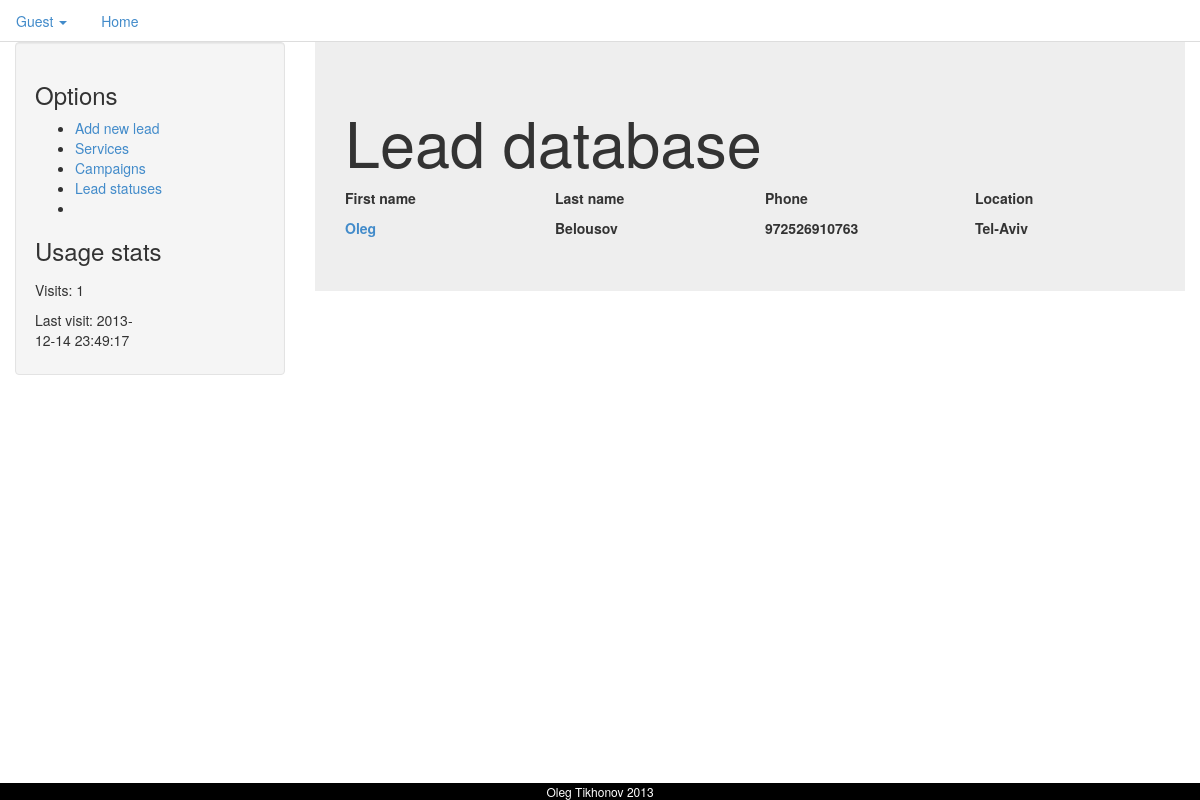
Screenshot of /leads/ with the database file from the repository.
### lead_center/models.py (models this page shows, shortened)
class Lead(models.Model):
	campaign = models.ForeignKey(Campaign, null=True, related_name='campaign_leads')
	product = models.ForeignKey(Product, null=True, related_name='product_leads')
	status = models.ForeignKey(LeadStatus, null=True, related_name='status_leads')
	campaign_url = models.CharField(max_length=100, null=True)
	phone = models.CharField(max_length=15)
	email = models.CharField(max_length=60, blank=True)
	first_name = models.CharField(max_length=40)
	last_name = models.CharField(max_length=40)
	city = models.CharField(max_length=50, null=True)
	comment = models.CharField(max_length=255, blank=True)
	ip = models.CharField(max_length=30, null=True)
	agent = models.CharField(max_length=60, null=True)

### lead_center/views.py (the view)
def index(request):
	leads = Lead.objects.all().order_by('phone')
	context_dict = {'leads': leads}
	if request.session.has_key('last_visit'):
		last_visit = request.session.get('last_visit')
		visits = request.session.get('visits', 0)
		if(datetime.now() - datetime.strptime(last_visit[:-7], "%Y-%m-%d %H:%M:%S")).days > 0:
			request.session['last_visit'] = str(datetime.now())
			request.session['visits'] = visits + 1
	else:
		request.session['last_visit'] = str(datetime.now())
		request.session['visits'] = 1
	return render(request, 'lead_center/index.html', context_dict)

### templates/lead_center/index.html
{% extends "lead_center/common/base.html" %}
{% block content %}
        <h1>Lead database</h1>
        {% if leads %}
            <div class="tbl">
                <div style="font-weight:bold;" class="row">
                	<div class="col col-lg-3">
                        First name
                    </div>
                    <div class="col col-lg-3">
                        Last name
                    </div>
                    <div class="col col-lg-3">
                        Phone
                    </div>
                    <div class="col col-lg-3">
                        Location
                    </div>
                </div>
                {% for lead in leads %}
                    <div style="font-weight:bold;" class="row">
                        <div class="col col-lg-3">
                            <a href='lead-page/{{lead.first_name}}-{{lead.last_name}}'>
                                {{lead.first_name}}
                            </a>
                        </div>
                        <div class="col col-lg-3">
                            {{lead.last_name}}
                        </div>
                        <div class="col col-lg-3">
                            {{lead.phone}}
                        </div>
                        <div class="col col-lg-3">
                            {{lead.city}}
                        </div>
                    </div>
                {% endfor %}
            </div>
        {% else %}
                <div style="row">
                    <div class="col-lg-12">
                        No lead are currently available
                    </div>
                </div>
        {% endif %}
{% endblock %}

### static/leads.css (style rules this page uses)
body { padding-bottom: 20px; }
.row { padding: 5px 0; }

### rows the page displays
Lead: first_name "Oleg", last_name "Belousov", phone "972526910763", city "Tel-Aviv"

### other values shown
{{ request.session.visits|default:1 }} "1"
{{ request.session.last_visit|default:'today' }} "2013-12-14 23:49:17"
